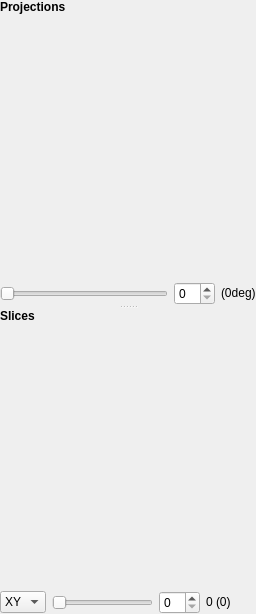
       <widget class="QSplitter" name="splitter">
        <property name="orientation">
         <enum>Qt::Vertical</enum>
        </property>
        <widget class="QWidget" name="layoutWidget">
         <layout class="QVBoxLayout" name="projectionviewerLayout">
          <item>
           <widget class="QLabel" name="label_38">
            <property name="sizePolicy">
             <sizepolicy hsizetype="Preferred" vsizetype="Maximum">
              <horstretch>0</horstretch>
              <verstretch>0</verstretch>
             </sizepolicy>
            </property>
            <property name="font">
             <font>
              <weight>75</weight>
              <bold>true</bold>
             </font>
            </property>
            <property name="text">
             <string>Projections</string>
            </property>
           </widget>
          </item>
          <item>
           <widget class="QtAddons::ImageViewerWidget" name="projectionViewer" native="true">
            <property name="minimumSize">
             <size>
              <width>256</width>
              <height>256</height>
             </size>
            </property>
            <property name="toolTip">
             <string/>
            </property>
           </widget>
          </item>
          <item>
           <layout class="QHBoxLayout" name="horizontalLayout_5">
            <item>
             <widget class="QSlider" name="sliderProjections">
              <property name="toolTip">
               <string>Slide to browse through the projections.</string>
              </property>
              <property name="orientation">
               <enum>Qt::Horizontal</enum>
              </property>
             </widget>
            </item>
            <item>
             <widget class="QSpinBox" name="spinBoxProjections"/>
            </item>
            <item>
             <widget class="QLabel" name="label_projindex">
              <property name="sizePolicy">
               <sizepolicy hsizetype="Preferred" vsizetype="Fixed">
                <horstretch>0</horstretch>
                <verstretch>0</verstretch>
               </sizepolicy>
              </property>
              <property name="text">
               <string>(0deg)</string>
              </property>
             </widget>
            </item>
           </layout>
          </item>
         </layout>
        </widget>
        <widget class="QWidget" name="layoutWidget">
         <layout class="QVBoxLayout" name="sliceviewerLayout">
          <item>
           <widget class="QLabel" name="label_43">
            <property name="sizePolicy">
             <sizepolicy hsizetype="Preferred" vsizetype="Maximum">
              <horstretch>0</horstretch>
              <verstretch>0</verstretch>
             </sizepolicy>
            </property>
            <property name="font">
             <font>
              <weight>75</weight>
              <bold>true</bold>
             </font>
            </property>
            <property name="text">
             <string>Slices</string>
            </property>
           </widget>
          </item>
          <item>
           <widget class="QtAddons::ImageViewerWidget" name="sliceViewer" native="true">
            <property name="minimumSize">
             <size>
              <width>256</width>
              <height>256</height>
             </size>
            </property>
            <property name="toolTip">
             <string/>
            </property>
           </widget>
          </item>
          <item>
           <layout class="QHBoxLayout" name="horizontalLayout_6">
            <item>
             <widget class="QComboBox" name="comboSlicePlane">
              <property name="sizePolicy">
               <sizepolicy hsizetype="Maximum" vsizetype="Fixed">
                <horstretch>0</horstretch>
                <verstretch>0</verstretch>
               </sizepolicy>
              </property>
              <property name="minimumSize">
               <size>
                <width>10</width>
                <height>0</height>
               </size>
              </property>
              <property name="toolTip">
               <string>Selects slice plane for the slice browser.</string>
              </property>
              <item>
               <property name="text">
                <string>XY</string>
               </property>
              </item>
              <item>
               <property name="text">
                <string>XZ</string>
               </property>
              </item>
              <item>
               <property name="text">
                <string>YZ</string>
               </property>
              </item>
             </widget>
            </item>
            <item>
             <widget class="QSlider" name="sliderSlices">
              <property name="toolTip">
               <string>Browse through the stack of reconstructed slices.</string>
              </property>
              <property name="orientation">
               <enum>Qt::Horizontal</enum>
              </property>
             </widget>
            </item>
            <item>
             <widget class="QSpinBox" name="spinBoxSlices"/>
            </item>
            <item>
             <widget class="QLabel" name="label_sliceindex">
              <property name="sizePolicy">
               <sizepolicy hsizetype="Minimum" vsizetype="Fixed">
                <horstretch>0</horstretch>
                <verstretch>0</verstretch>
               </sizepolicy>
              </property>
              <property name="minimumSize">
               <size>
                <width>50</width>
                <height>0</height>
               </size>
              </property>
              <property name="text">
               <string>0 (0)</string>
              </property>
             </widget>
            </item>
           </layout>
          </item>
         </layout>
        </widget>
       </widget>
